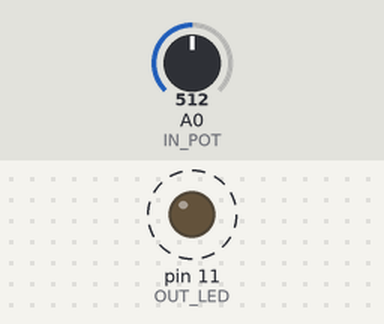
A sketch run on a simulated Arduino Uno, built with avr-gcc and run on an emulated ATmega328P. Parts: output pins drawn as LEDs (lit = HIGH). Dashed ring = blinking. Inputs (shaded band) come from the test bench; at power-on: A0 (IN_POT) = 512.

Above: at 1.08 s.
1.3 s: A0 (IN_POT) set to 0
3.0 s: A0 (IN_POT) set to 3
4.5 s: A0 (IN_POT) set to 6
At 4.9 s:
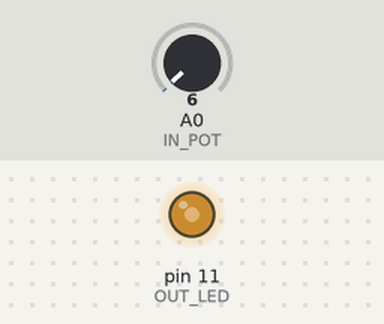
6.0 s: A0 (IN_POT) set to 122
At 7.14 s:
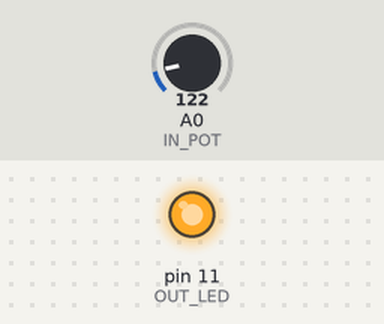
Timing chart, 0 to 10.0 s (numbered marks = the images above; inputs shaded):
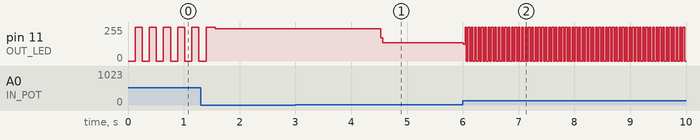

The sketch:

piscamento_do_led.ino
```cpp
constexpr int OUT_LED{11};
constexpr int IN_POT{A0};

int valor_do_pot{0};
int f_de_piscamento{0};

// desliga e liga o LED em um delay de t ms
void blink(int pin, int ms_delay) {
    digitalWrite(pin, LOW);
    delay(ms_delay);

    digitalWrite(pin, HIGH);
    delay(ms_delay);
}

void setup() {
    pinMode(OUT_LED, OUTPUT);
}

void loop() {
    valor_do_pot = analogRead(IN_POT);
    f_de_piscamento = map(valor_do_pot, 0, 1023, 0, 255);

    blink(OUT_LED, f_de_piscamento);
}
```

contador.cpp
```cpp
#include "Arduino.h"

constexpr byte MAX_BUF_S = 13; // No contexto do Arduino R3, o máximo é 13 (111111111111B)
byte BUF_END = 0; // Index necessário para localizar o último char da array

char num_in[MAX_BUF_S];
double dec_out = 0.0; // a função pow() funciona apenas com double, se não leva a truncamento

byte bin_out[MAX_BUF_S - 1];

byte LED[MAX_BUF_S - 1];

// Essa flag garantirá que getNum() seja chamado apenas 1 vez no programa inteiro
bool hasInput = false;

enum NumberalSystem {
  Decimal = 1,
  Binary,
  Octal,
  Hexadecimal,
  Invalid,
};

void setup() {
  Serial.begin(9600);

  for(auto i = 0; i < MAX_BUF_S - 1; i++) {
      LED[i] = i+1;
      pinMode(LED[i], OUTPUT);
  }

  Serial.println("Insira o valor maximo do contador [0-4095d]");
  Serial.println("Utilize a ordem esquerda->direita.");
  Serial.println("Coloque o sis. numerico no final do numero");
  Serial.println("Ex: FFh, 101b, 13d, 65o");
  Serial.println();
}

// ----
// Essa função pega o input do usuário pelo serial, só é executada uma
// vez durante todo o runtime
// ----
void getNum() {

  // NOTE: esse objeto só vai ser construído uma vez durante o programa
  String str_buf;

  if (Serial.available() > 0) {
    str_buf = Serial.readStringUntil('\n');
    str_buf.toCharArray(num_in, MAX_BUF_S);
    BUF_END = str_buf.length() - 1; // considerando a contagem a partir do 0

    hasInput = true;
  }
}

// ----
// Detecta se o input está em hexadecimal, octal, binário ou decimal
// ----
int getNumSystem() {
  char systemChar = num_in[BUF_END];
  NumberalSystem numSystem;

  switch (systemChar) {
  case 'f':
  case 'F': {
    numSystem = Hexadecimal;
    break;
  }

  case 'o':
  case 'O': {
    numSystem = Octal;
    break;
  }

  case 'b':
  case 'B': {
    numSystem = Binary;
    break;
  }

  case 'd':
  case 'D': {
    numSystem = Decimal;
    break;
  }

  default: {
    numSystem = Invalid;
    break;
  }
  }

  return numSystem;
}

// -- Algoritmos de Conversão SISTEMA -> Decimal + utilitários

// Verifica se o caractére está em um intervalo [a, b] na tabela ASCII
// essa função auxilia bastante na legibilidade do código
bool char_is_in_between(char ch, char a, char b) {
  return (ch >= a && ch <= b) ? true : false;
}

byte hex_digit_value(char hex_char) {
  byte num_buf = 0;

  if (char_is_in_between(hex_char, '0', '9'))
    num_buf = hex_char - '0'; // considerando valores da tabela ASCII

  else if (char_is_in_between(hex_char, 'A', 'F'))
    num_buf = 15 - ('F' - hex_char);

  else if (char_is_in_between(hex_char, 'a', 'f'))
    num_buf = 15 - ('f' - hex_char);

  return num_buf;
}

void hex_to_dec() {
  byte num_hex_digit = BUF_END; // excluindo o indicador de sistema numérico pois começa a contar do 0

  for (auto i = 0; i < num_hex_digit; i++) {
    auto exp = (num_hex_digit - i) - 1;
    dec_out += hex_digit_value(num_in[i]) * pow(16, exp);
  }
}

// --- Execução
void dec_to_bin(int dec_value) {
    for(auto i = 0; i < MAX_BUF_S - 1; i++)
        // obs: array termina em MAX_BUF_S - 2 por causa do [0]
        bin_out[(MAX_BUF_S - 2) - i] = (dec_value >> i) & 0b1;
}

void bin_to_led() {
    for(auto i = 0; i < MAX_BUF_S - 1; i++)
        digitalWrite(LED[i], bin_out[i]);
}

void count() {
    int max_number = int(round(dec_out));

    for(auto i = 0; i <= max_number; i++) {
        dec_to_bin(i);
        bin_to_led();
        delay(1000);
    }
}

void execute() {
  Serial.print("[LOG] limite do contador estabelecido para ");
  Serial.println(num_in);

  switch (getNumSystem()) {
    case NumberalSystem::Hexadecimal: {
        hex_to_dec();
        count();
        break;
    }
  }

  dec_out = 0;
}

void loop() {
  if (!hasInput)
      getNum();
  else
      execute();
}
```

Measured:
- after the input at 3.0 s, every drawn part: stays the same
- after the input at 4.5 s, pin 11 (OUT_LED): 243/255 → 138/255 at once
- after the input at 6.0 s, pin 11 (OUT_LED): 138/255 → 127/255 at once, then repeats every 0.05 s: 255/255 0.02 s, 0/255 0.03 s
